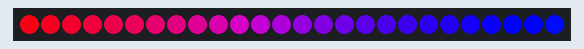
Recording of a program running on a simulated ATmega8, built with avr-gcc and emulated at 16 MHz. Parts: 26 RGB LEDs in strip order, left to right. Wiring (inferred from the names in the program): WS2812 LEDs: data PB3.

Above: at 0.11 s.
At 0.87 s:
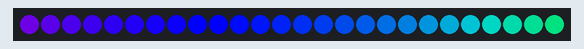
At 1.32 s:
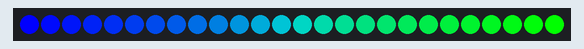
At 1.78 s:
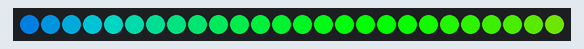
At 2.54 s:
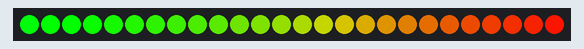
At 3.45 s:
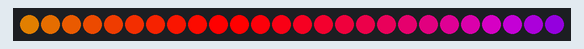

The program:

main.c
```c
/*
 * ws2812b.c
 *
 * Created: 2019-11-04 오후 9:54:44
 * Author : JY
 */

#define F_CPU		16000000UL
#include <avr/io.h>
#include <stdio.h>
#include <stdlib.h>
#include <avr/interrupt.h>
#include <util/delay.h>

#define nop2	{asm volatile(" NOP ");	asm volatile(" NOP ");}
#define nop8	{nop2; nop2; nop2; nop2;}
#define WS2812b_HIGH	PORTB |= (1 << PB3)
#define WS2812b_LOW		PORTB &= ~(1 << PB3)


#define LED_NUM			100
#define GREEN_MAX			255
#define RED_MAX				200
#define GREEN_MIN			55
#define RED_MIN				0


char led[26][3]={0,};
char led_tbl[156][3]={
	{255,  0,  0},{245,  0, 10},{235,  0, 20},{224,  0, 31},{214,  0, 41},
	{204,  0, 51},{194,  0, 61},{184,  0, 71},{173,  0, 82},{163,  0, 92},
	{153,  0,102},{143,  0,112},{133,  0,122},{122,  0,133},{112,  0,143},
	{102,  0,153},{ 92,  0,163},{ 82,  0,173},{ 71,  0,184},{ 61,  0,194},
	{ 51,  0,204},{ 41,  0,214},{ 31,  0,224},{ 20,  0,235},{ 10,  0,245},
	{  0,  0,255},{  0,  0,255},{  0, 10,245},{  0, 20,235},{  0, 31,224},
	{  0, 41,214},{  0, 51,204},{  0, 61,194},{  0, 71,184},{  0, 82,173},
	{  0, 92,163},{  0,102,153},{  0,112,143},{  0,122,133},{  0,133,122},
	{  0,143,112},{  0,153,102},{  0,163, 92},{  0,173, 82},{  0,184, 71},
	{  0,194, 61},{  0,204, 51},{  0,214, 41},{  0,224, 31},{  0,235, 20},
	{  0,245, 10},{  0,255,  0},{  0,255,  0},{ 10,245,  0},{ 20,235,  0},
	{ 31,224,  0},{ 41,214,  0},{ 51,204,  0},{ 61,194,  0},{ 71,184,  0},
	{ 82,173,  0},{ 92,163,  0},{102,153,  0},{112,143,  0},{122,133,  0},
	{133,122,  0},{143,112,  0},{153,102,  0},{163, 92,  0},{173, 82,  0},
	{184, 71,  0},{194, 61,  0},{204, 51,  0},{214, 41,  0},{224, 31,  0},
	{235, 20,  0},{245, 10,  0},{255,  0,  0},{255,  0,  0},{245,  0, 10},
	{235,  0, 20},{224,  0, 31},{214,  0, 41},{204,  0, 51},{194,  0, 61},
	{184,  0, 71},{173,  0, 82},{163,  0, 92},{153,  0,102},{143,  0,112},
	{133,  0,122},{122,  0,133},{112,  0,143},{102,  0,153},{ 92,  0,163},
	{ 82,  0,173},{ 71,  0,184},{ 61,  0,194},{ 51,  0,204},{ 41,  0,214},
	{ 31,  0,224},{ 20,  0,235},{ 10,  0,245},{  0,  0,255},{  0,  0,255},
	{  0, 10,245},{  0, 20,235},{  0, 31,224},{  0, 41,214},{  0, 51,204},
	{  0, 61,194},{  0, 71,184},{  0, 82,173},{  0, 92,163},{  0,102,153},
	{  0,112,143},{  0,122,133},{  0,133,122},{  0,143,112},{  0,153,102},
	{  0,163, 92},{  0,173, 82},{  0,184, 71},{  0,194, 61},{  0,204, 51},
	{  0,214, 41},{  0,224, 31},{  0,235, 20},{  0,245, 10},{  0,255,  0},
	{  0,255,  0},{ 10,245,  0},{ 20,235,  0},{ 31,224,  0},{ 41,214,  0},
	{ 51,204,  0},{ 61,194,  0},{ 71,184,  0},{ 82,173,  0},{ 92,163,  0},
	{102,153,  0},{112,143,  0},{122,133,  0},{133,122,  0},{143,112,  0},
	{153,102,  0},{163, 92,  0},{173, 82,  0},{184, 71,  0},{194, 61,  0},
	{204, 51,  0},{214, 41,  0},{224, 31,  0},{235, 20,  0},{245, 10,  0},{255,  0,  0}
};


char tbl[120][3];
char temp[20];


void tx0_char(char c)
{
	while(!(UCSRA & 0x20));
	UDR = c;
}


void tx0_str(char *ptr)
{
	while(1)
	{
		if(*ptr != NULL)
		tx0_char(*ptr++);
		else
		return;
	}
}


void uart_init(void)
{
	UCSRB = (1 << RXCIE) | (1 << RXEN) | (1 << TXEN);
	UCSRC = (1 << UCSZ1) | (1 << UCSZ0);
	UBRRH = 0;
	UBRRL = 103;		//9600
}


void byte_out(unsigned char d)
{
	unsigned char i;
	for(i=0; i<8; i++)
	{
		if(d & 0x80)
		{
			WS2812b_HIGH;
			nop8;
			WS2812b_LOW;
		}
		else
		{
			WS2812b_HIGH;
			nop2;
			WS2812b_LOW;
		}
		d <<= 1;
	}
}


void led_control(char num)
{
	int i = 0, j = 0;
// 	sprintf(temp, "num = %d\n", num);
// 	tx0_str(temp);
	if(num == 0)
	{
		for(i=0; i<120; i++)
		{
			led_tbl[i][0] = 0;
			led_tbl[i][1] = 0;
			led_tbl[i][2] = 0;
		}

		for(i=0; i<LED_NUM/2; i++)
		{
			led_tbl[i][0] = GREEN_MAX - j;
			led_tbl[i][1] = RED_MAX - j;
			led_tbl[i][2] = 1;
			j = j + 4;
		}
		j = 0;

		for(i=LED_NUM/2; i<LED_NUM; i++)
		{
			led_tbl[i][0] = GREEN_MIN + j;
			led_tbl[i][1] = RED_MIN + j;
			led_tbl[i][2] = 1;
			j = j + 4;
		}

		// 		for(i=0; i<LED_NUM; i++)
		// 		{
		// 			byte_out(led_tbl[i][0]);			// G
		// 			byte_out(led_tbl[i][1]);			// R
		// 			byte_out(led_tbl[i][2]);			// B
		// 			sprintf(temp, " %d = G:%d   R:%d\n", i, led_tbl[i][0], led_tbl[i][1]);
		// 			tx0_str(temp);
		// 			_delay_ms(20);
		// 		}
	}
	else if(num == 1)
	{
		for(i=LED_NUM/2; i>=0; i--)
		{
			led_tbl[i][0] = GREEN_MAX - j;
			led_tbl[i][1] = RED_MAX - j;
			led_tbl[i][2] = 1;
			j = j + 4;
		}
		j = 0;

		for(i=LED_NUM-1; i>=LED_NUM/2; i--)
		{
			led_tbl[i][0] = GREEN_MIN + j;
			led_tbl[i][1] = RED_MIN + j;
			led_tbl[i][2] = 1;
			j = j + 4;
		}

		// 		for(i=0; i<LED_NUM; i++)
		// 		{
		// 			byte_out(led_tbl[i][0]);			// G
		// 			byte_out(led_tbl[i][1]);			// R
		// 			byte_out(led_tbl[i][2]);			// B
		// 			sprintf(temp, "%d  =  G:%d   R:%d\n", i, led_tbl[i][0], led_tbl[i][1]);
		// 			tx0_str(temp);
		// 			_delay_ms(20);
		// 		}
	}
	else if(num == 2)
	{
		for(i=0; i<LED_NUM/2; i++)
		{
			led_tbl[i][0] = GREEN_MIN + j;
			led_tbl[i][1] = RED_MIN + j;
			led_tbl[i][2] = 1;
			j = j + 4;
		}
		j = 0;

		for(i=LED_NUM/2; i<LED_NUM; i++)
		{
			led_tbl[i][0] = GREEN_MIN + j;
			led_tbl[i][1] = RED_MIN + j;
			led_tbl[i][2] = 1;
			j = j + 4;
		}

// 		for(i=0; i<LED_NUM; i++)
// 		{
// 			byte_out(led_tbl[i][0]);			// G
// 			byte_out(led_tbl[i][1]);			// R
// 			byte_out(led_tbl[i][2]);			// B
// 			sprintf(temp, "%d  =  G:%d   R:%d\n", i, led_tbl[i][0], led_tbl[i][1]);
// 			tx0_str(temp);
// 			_delay_ms(20);
// 		}
	}
	else
	{
		for(i=LED_NUM/2; i>=0; i--)
		{
			led_tbl[i][0] = GREEN_MAX - j;
			led_tbl[i][1] = RED_MAX - j;
			led_tbl[i][2] = 1;
			j = j + 4;
		}
		j = 0;

		for(i=LED_NUM-1; i>=LED_NUM/2; i--)
		{
			led_tbl[i][0] = GREEN_MAX - j;
			led_tbl[i][1] = GREEN_MAX - j;
			led_tbl[i][2] = 1;
			j = j + 4;
		}

// 		for(i=0; i<LED_NUM; i++)
// 		{
// 			byte_out(led_tbl[i][0]);			// G
// 			byte_out(led_tbl[i][1]);			// R
// 			byte_out(led_tbl[i][2]);			// B
// 			sprintf(temp, "%d  =  G:%d   R:%d\n", i, led_tbl[i][0], led_tbl[i][1]);
// 			tx0_str(temp);
// 			_delay_ms(20);
// 		}
	}
}


void led_show(void)
{
	int i;
	for(i=0; i<10; i++)
	{
		byte_out(led_tbl[i][0]);			// G
		byte_out(led_tbl[i][1]);			// R
		byte_out(led_tbl[i][2]);			// B
// 		sprintf(temp, "%d  =  G:%d   R:%d\n", i, led_tbl[i][0], led_tbl[i][1]);
// 		tx0_str(temp);
	}
	_delay_ms(1);
}


int main(void)
{
	int i, shift;
	DDRB = (1 << PB3);
    while (1)
    {
		 for(shift=0; shift<78; shift++)
		 {
			 for(i=0;i<26;i++){ led[i][0]=led_tbl[i+shift][0]; led[i][1]=led_tbl[i+shift][1]; led[i][2]=led_tbl[i+shift][2]; }
			 for(i=0;i<26;i++){ byte_out(led[i][1]);           byte_out(led[i][0]);           byte_out(led[i][2]);           } //GRB
			 _delay_ms(50);
		 }


// 		for(j=0; j<100; j++)
// 		{
// 			led_tbl[j][0] = 255;
// 			led_tbl[j][1] = 200;
// 			led_tbl[j][2] = 1;
// 		}
// 		for(i=0; i<LED_NUM; i++)
// 		{
// 			byte_out(led_tbl[i][0]);			// G
// 			byte_out(led_tbl[i][1]);			// R
// 			byte_out(led_tbl[i][2]);			// B
// 		}
// 		_delay_us(1);
	}
}
```

Measured:
- by itself, everything shown: repeats every 4.0 s, in 78 steps
